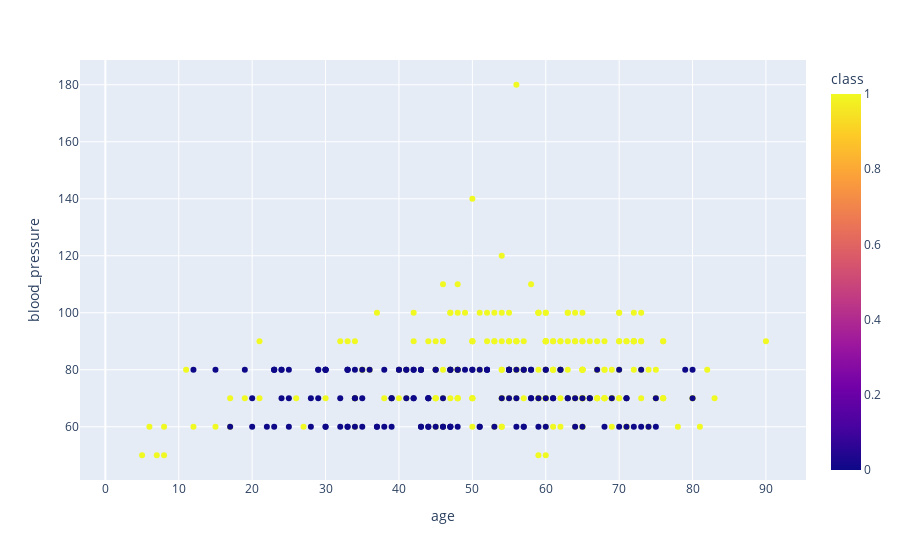

The notebook cell saved with this chart:
### Code cell
fig = px.scatter(df,x="age",y="blood_pressure",color="class")
fig.show()

### Figure 1 — Plotly figure (JSON) as saved in the notebook; plotly's stock layout.template omitted (floating-point values rounded to 4 significant figures; data arrays with more than 128 entries replaced by an {"elided": "..."} marker saying what was removed)
{"data": [{"hovertemplate": "age=%{x}<br>blood_pressure=%{y}<br>class=%{marker.color}<extra></extra>", "legendgroup": "", "marker": {"color": {"elided": "400 int values"}, "coloraxis": "coloraxis", "symbol": "circle"}, "mode": "markers", "name": "", "orientation": "v", "showlegend": false, "type": "scatter", "x": {"elided": "400 float values"}, "xaxis": "x", "y": {"elided": "400 float values"}, "yaxis": "y"}], "layout": {"coloraxis": {"colorbar": {"title": {"text": "class"}}, "colorscale": [[0, "#0d0887"], [0.1111, "#46039f"], [0.2222, "#7201a8"], [0.3333, "#9c179e"], [0.4444, "#bd3786"], [0.5556, "#d8576b"], [0.6667, "#ed7953"], [0.7778, "#fb9f3a"], [0.8889, "#fdca26"], [1, "#f0f921"]]}, "legend": {"tracegroupgap": 0}, "margin": {"t": 60}, "xaxis": {"anchor": "y", "domain": [0, 1], "title": {"text": "age"}}, "yaxis": {"anchor": "x", "domain": [0, 1], "title": {"text": "blood_pressure"}}}}
